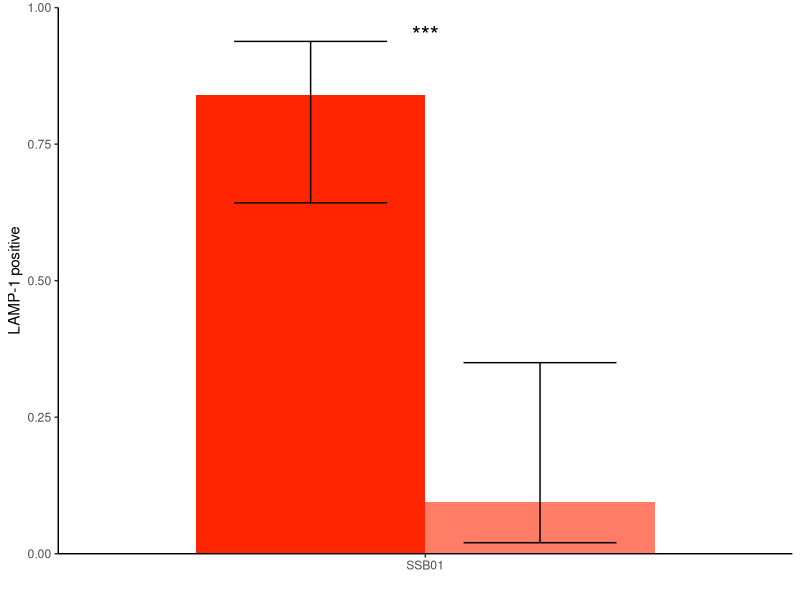
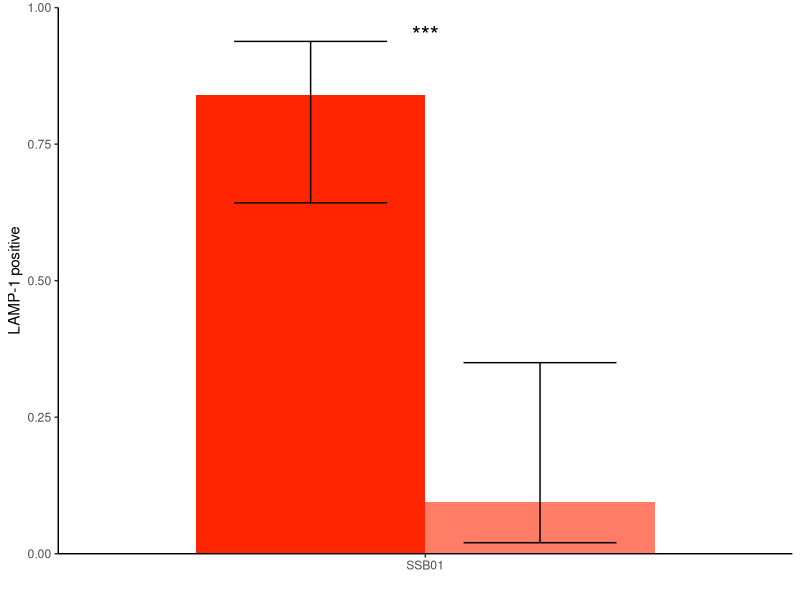

These charts were generated, in order, by the following R code:
## ---- chunk 1
library(readxl) 
library(lubridate)
library(mgcv)
library(ggplot2)
library(ggsignif)
library(readr)
library(emmeans)
library(tidyr)
library(plyr)
library(dplyr)
## ---- chunk 2
#load in raw data
dat <- data.frame(read_csv("3e_data.csv"))
head(dat)
## ---- chunk 3
#clean up raw data
dat$Algae <- factor(dat$Algae, levels= c("SSB01", "M. gaditana", "N. oculata", "C. velia"))
dat$Treatment <- factor(dat$Treatment)
dat$Repeat.Date. <- factor(as.character(dat$Repeat.Date.))
dat$Halo <- ifelse(dat$Halo>0,1,0)
dat$Well_ID <- factor(dat$Well_ID)
head(dat)
## ---- chunk 4
#model data with generalised linear mixed modes
summary <- data.frame()

for(i in unique(dat$Algae))
{
#i <-  unique(dat$Algae)[1]
  Dat <- droplevels(dat[dat$Algae==i,])
  ##Regression model:
  mod <- gam(Halo ~ Treatment + s(Repeat.Date.,bs='re') + s(Well_ID,bs='re'),data=Dat,family=binomial())
  S <- summary(mod)$p.table
if(S[2,4]>0.1)
  {
    p <- ""
  }
if(S[2,4]<0.1)
  {
    p  <- ""
  }
if(S[2,4]<0.05)
  {
    p  <- "*"
  }
if(S[2,4]<0.01)
  {
    p  <- "**"
  }
if(S[2,4]<0.001)
  {
    p  <- "***"
  }
newline <- data.frame(Algae=i,outcome=S[1,1],SE=S[1,2],type="DMSO",p=NA,pvalue=NA)
  summary <- rbind(summary,newline)
newline <- data.frame(Algae=i,outcome=S[1,1] + S[2,1],SE=S[2,2],type="XMD17-109",p=p, pvalue=S[2,4])
  summary <- rbind(summary,newline)
}

summary$up <- plogis(summary$outcome + 1.96*summary$SE)
summary$down <- plogis(summary$outcome - 1.96*summary$SE)
summary$outcome <- plogis(summary$outcome)

summary
write_csv(summary, "3e_summary.csv")
## ---- chunk 5
#Plot graph
P1 <- ggplot(data = summary,aes(x = Algae, y = outcome, group = type)) +
  geom_bar(stat = "identity", width = 0.75, size=1.5, position = "dodge", fill = c("#FF2500",alpha("#FF2500",0.6)))   +
  geom_errorbar(aes(ymin=down, ymax=up), width=.5, position =position_dodge(.75)) +
  geom_text(data = summary, aes(x=Algae,y=0.95),label=summary$p,size=6) +
  theme_classic() +
  labs(x = "", y = "LAMP-1 positive") +
  scale_y_continuous(expand = c(0, 0), limits = c(0,1), labels = scales::number_format(accuracy = 0.01))
plot(P1)
ggsave("Figure_3e.pdf",width=5.75,height=11,units="cm")
## ---- chunk 6
# get n count per treatment
ndat <- ddply(dat, c("Algae", "Treatment", "Repeat.Date."), summarise,
               N    = length(Larvae))
n_Figure <-  ddply(ndat, c("Algae", "Treatment"), summarise,
               N    = length(Repeat.Date.))
n_Figure
write_csv(n_Figure, "3e_n.csv")
